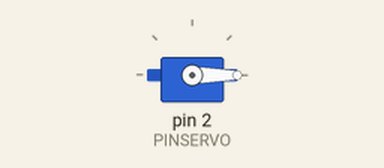
A sketch run on a simulated Arduino Uno, built with avr-gcc and run on an emulated ATmega328P. Shown: servo.

Above: at 0.05 s.
At 4.0 s:
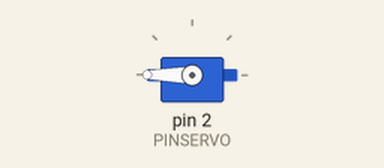
Timing chart, 0 to 5.2 s (numbered marks = the images above):
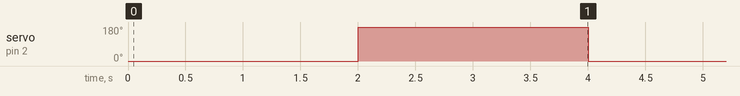

Measured:
- by itself, servo on pin 2 (PINSERVO): alternates 180° for 2.0 s and 0° for 2.0 s

The sketch:

8.Arduino_servo_basic.ino
```cpp
#include <Servo.h>

Servo servo1;

int PINSERVO = 2;
int PULSEMIN = 1000;
int PULSEMAX = 2000;

void setup() {
  servo1.attach(PINSERVO, PULSEMIN, PULSEMAX);

}

void loop() {
  servo1.write(0);
  delay(2000);
  servo1.write(360);
  delay(2000);
}
```
